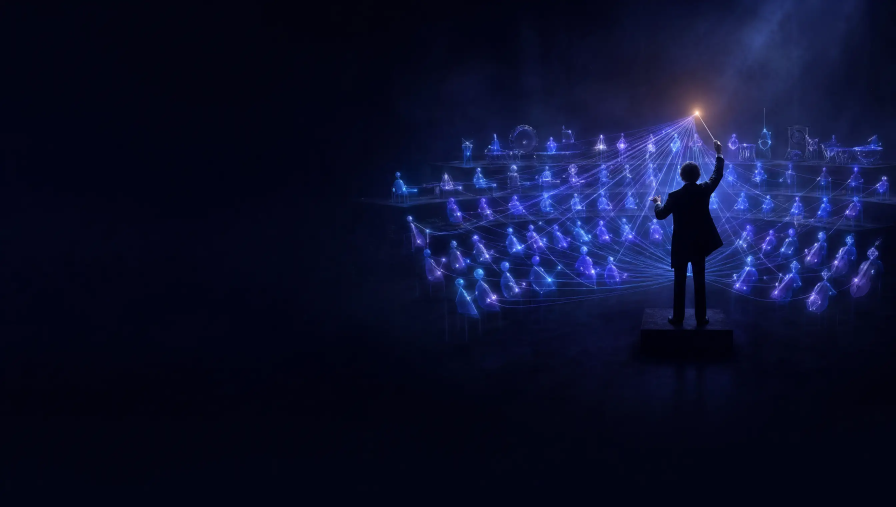
#> input picture design/og-card/art/A-1.png, 2688 x 1520 px (shown at 1/3 size); its folder holds only this picture in this run
$ python -i brand.py   (imports and definitions only)
#> lines starting #> are read from the running program, lines starting #| are printed output that depends on the picture
#> further down, picture is the input picture: PIL image 2688x1520 RGB; mean R, G, B 11.4, 15.4, 44.9
"""Shared inputs for the OrchestKit link card: brand tokens, fonts, host list,
the repo-derived counts and the art plate lookup. No drawing happens here."""

import glob
import os
import re
import sys

from PIL import Image, ImageFont

HERE = os.path.dirname(os.path.abspath(__file__))
ROOT = os.path.abspath(os.path.join(HERE, "..", ".."))
W, H = 1200, 630
SAFE_BOTTOM = H - 95  # X title bar covers everything below this line

# Indigo Ledger tokens (docs/site/app/global.css, .dark), converted from OKLCH.
BG = (5, 7, 15)
FG = (229, 232, 240)
MUTED = (175, 180, 193)
DIM = (140, 146, 163)
INDIGO = (69, 124, 253)
VIOLET = (153, 130, 248)

# Every host the docs ship an install path for, in card order. Marks come from
# docs/site/components/host-marks.tsx or marks/ (see marks/SOURCES.md).
HOSTS = [
    ("claude", "Claude"),
    ("cursor", "Cursor"),
    ("codex", "Codex"),
    ("muse", "Muse"),
    ("agy", "Antigravity"),
    ("devin", "Devin"),
    ("opencode", "OpenCode"),
    ("pi", "Pi"),
]


# [7 lines left out: function tagline, not called in this run]


# Words beside the counts, matching the home page stats row (app/(home)/page.tsx).
STAT_WORDS = {"skills": "skills", "agents": "agents", "hooks": "hooks"}


# [35 lines left out: functions skill_count, agent_count, totals, not called in this run]


def font(name: str, size: int) -> ImageFont.FreeTypeFont:
    """Load a vendored Geist face from fonts/ at `size` px."""
    return ImageFont.truetype(os.path.join(HERE, "fonts", name), size)


def cover(img: Image.Image, w: int = W, h: int = H) -> Image.Image:
    """Scale `img` to fill w by h and centre-crop the overflow."""
#> called with w = 1200, h = 630
    img = img.convert("RGB")
    s = max(w / img.width, h / img.height)
#> s = 0.446
    img = img.resize((round(img.width * s), round(img.height * s)), Image.Resampling.LANCZOS)
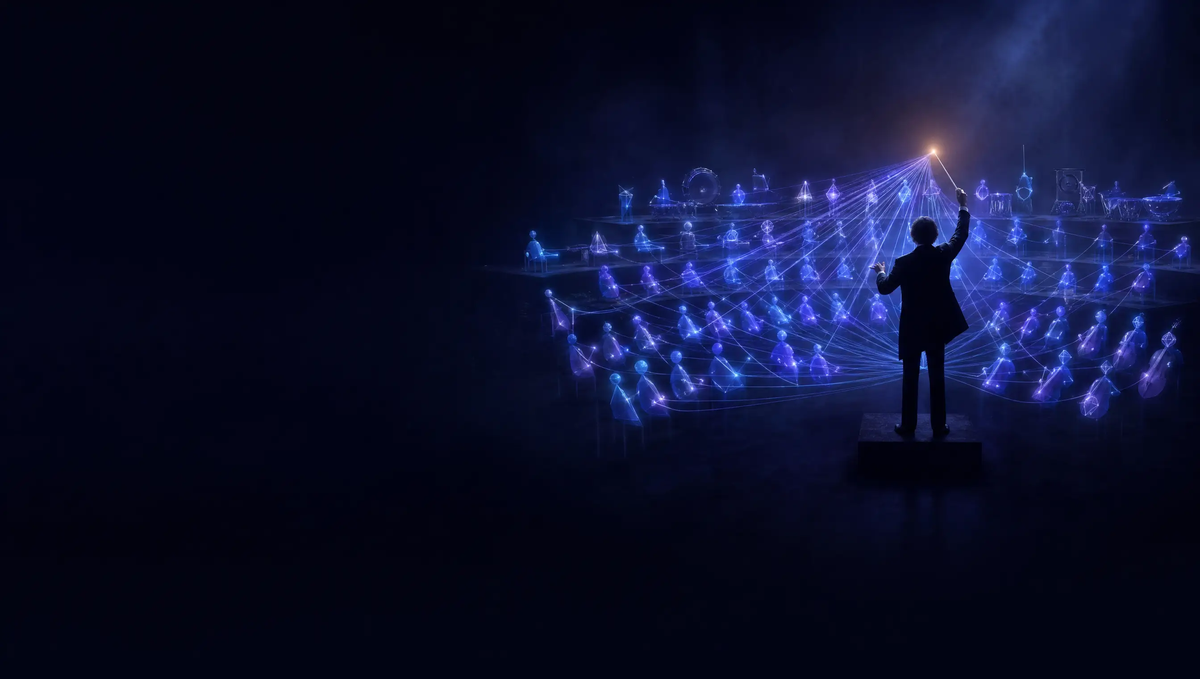
#> img: PIL image 1200x679 RGB; mean R, G, B 11.4, 15.4, 44.9
    x = (img.width - w) // 2
#> x = 0
    y = (img.height - h) // 2
#> y = 24
    return img.crop((x, y, x + w, y + h))
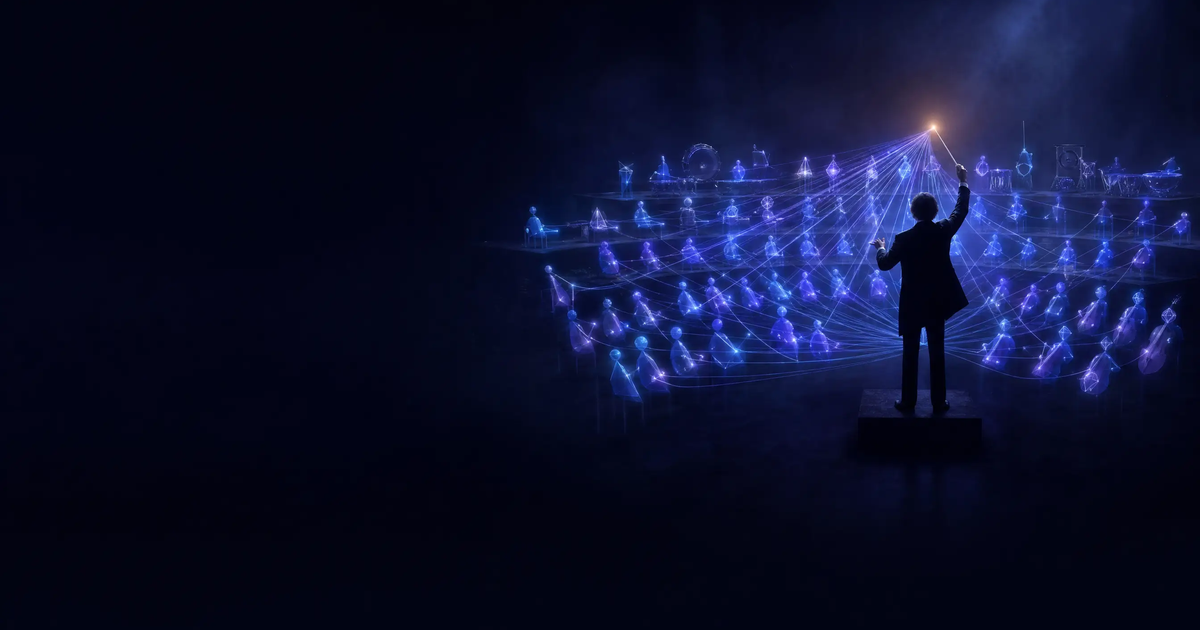
#> returned value: PIL image 1200x630 RGB; mean R, G, B 12, 16.1, 46.5


# [12 lines left out: functions plate_index, newest_plate, not called in this run]

>>> from PIL import Image
>>> picture = Image.open('art/A-1.png')
>>> result = cover(picture)
